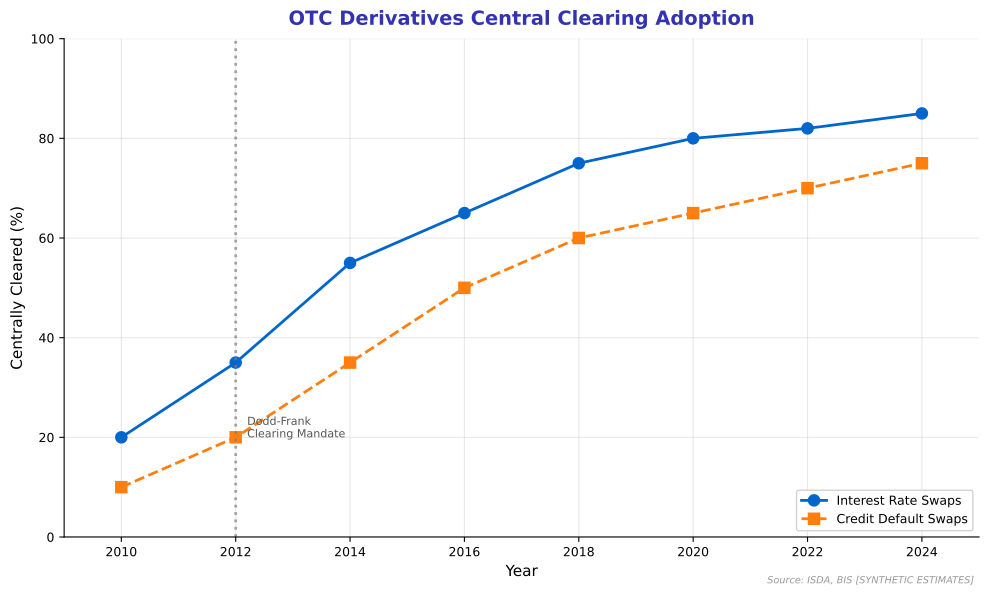

Here is the Python script that generated this plot:
"""
Central Clearing Counterparty (CCP) Volumes
Shows growth in centrally cleared derivatives

Output: clearing_process.pdf
Module: module_04_traditional
Lesson: 44 - Capital Markets Tech
"""

from pathlib import Path
import matplotlib.pyplot as plt
import numpy as np

plt.rcParams.update({
    'font.size': 10,
    'axes.labelsize': 10,
    'axes.titlesize': 11,
    'xtick.labelsize': 9,
    'ytick.labelsize': 9,
    'legend.fontsize': 9,
    'figure.figsize': (10, 6),
    'figure.dpi': 150
})

MLPURPLE = '#3333B2'
MLBLUE = '#0066CC'
MLORANGE = '#FF7F0E'
MLGREEN = '#2CA02C'

def create_chart():
    fig, ax = plt.subplots(figsize=(10, 6))

    years = [2010, 2012, 2014, 2016, 2018, 2020, 2022, 2024]

    # Percentage of OTC derivatives centrally cleared
    irs_cleared = [20, 35, 55, 65, 75, 80, 82, 85]  # Interest rate swaps
    cds_cleared = [10, 20, 35, 50, 60, 65, 70, 75]  # Credit default swaps

    ax.plot(years, irs_cleared, 'o-', color=MLBLUE, linewidth=2,
            markersize=8, label='Interest Rate Swaps')
    ax.plot(years, cds_cleared, 's--', color=MLORANGE, linewidth=2,
            markersize=8, label='Credit Default Swaps')

    # Add Dodd-Frank marker
    ax.axvline(x=2012, color='gray', linestyle=':', linewidth=2, alpha=0.7)
    ax.text(2012.2, 20, 'Dodd-Frank\nClearing Mandate', fontsize=8, color='#555555')

    ax.set_xlabel('Year', fontsize=11)
    ax.set_ylabel('Centrally Cleared (%)', fontsize=11)
    ax.set_title('OTC Derivatives Central Clearing Adoption', fontsize=14,
                 fontweight='bold', color=MLPURPLE, pad=10)

    ax.legend(loc='lower right', framealpha=0.9)
    ax.grid(True, alpha=0.3)
    ax.set_ylim(0, 100)
    ax.set_xlim(2009, 2025)

    ax.spines['top'].set_visible(False)
    ax.spines['right'].set_visible(False)

    fig.text(0.98, 0.02, 'Source: ISDA, BIS [SYNTHETIC ESTIMATES]',
             fontsize=7, color='#999999', ha='right', style='italic')

    plt.tight_layout()

    output_path = Path(__file__).parent / 'clearing_process.pdf'
    plt.savefig(output_path, format='pdf', dpi=300, bbox_inches='tight')
    plt.close()
    print(f"Chart saved to: {output_path}")
    return output_path

if __name__ == '__main__':
    create_chart()
